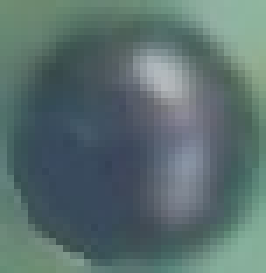
#> input picture perfectswish/object_detection/balls_for_template_matching/black_ball_color_template.jpg, 38 x 39 px, found by its file name (shown 7 times larger)
$ python detect_balls.py
#> lines starting #> are read from the running program, lines starting #| are printed output that depends on the picture; pictures that were not available may be replaced by others from this repository, and a replacement may not be noted
### perfectswish/image_transformation/image_processing.py
from dataclasses import dataclass

import cv2
import numpy as np
from typing import Union, Tuple, List
from perfectswish.settings import BOARD_BASE_HEIGHT, BOARD_BASE_WIDTH, RESOLUTION_FACTOR

from cv2 import Mat

Image = Union[Mat, np.ndarray]


class Ball:
    # [5 lines left out: function __init__, not called in this run]


@dataclass
class Board:
    width: int
    height: int

def find_board():
    # finds board
    return Board(BOARD_BASE_WIDTH * RESOLUTION_FACTOR, BOARD_BASE_HEIGHT * RESOLUTION_FACTOR)

def transform_board(image, rect):
    # Get the coordinates of the corners of the board
    x1, y1, x2, y2, x3, y3, x4, y4 = rect[0][0], rect[0][1], rect[1][0], rect[1][1], rect[2][0], rect[2][1], rect[3][0], rect[3][1]

    # Set the target size for the new image
    target_width = BOARD_BASE_WIDTH * RESOLUTION_FACTOR
    target_height = BOARD_BASE_HEIGHT * RESOLUTION_FACTOR

    # Define the new coordinates of the corners in the new image
    new_rect = np.array([[0, 0], [target_width, 0], [target_width, target_height], [0, target_height]],
                        dtype=np.float32)

    # Calculate the perspective transformation matrix
    matrix = cv2.getPerspectiveTransform(np.array([[x1, y1], [x2, y2], [x3, y3], [x4, y4]], dtype=np.float32), new_rect)

    # Apply the perspective transformation to the original image
    transformed_image = cv2.warpPerspective(image, matrix, (target_width, target_height))

    return transformed_image


# [79 lines left out: functions transform_cue, transform_point, generate_projection, show_image, main, not called in this run]


# [4 lines that do not run on import are left out]

### perfectswish/object_detection/detect_cuestick.py
import cv2
from cv2 import aruco
import numpy as np
import matplotlib.pyplot as plt
from perfectswish.image_transformation.image_processing import transform_board, transform_point

# %%
OFFSET = 3
marker_dict = aruco.getPredefinedDictionary(aruco.DICT_ARUCO_ORIGINAL)
param_markers = aruco.DetectorParameters()
detector = cv2.aruco.ArucoDetector(marker_dict, param_markers)

MARKER_SIZE = 400


# [21 lines left out: function save_aruco_markers, not called in this run]


class CueStickBuffer:
    # [5 lines left out: function __init__, not called in this run]

    def __add_gaussian(self, cues_frame: np.array, cue):
        pass


class CuestickDetector:
    def __init__(self, fiducial_to_stickend_ratio=4 / 9, back_fiducial_id=3, front_fiducial_id=4):
        self.marker_dict = marker_dict
        self.param_markers = aruco.DetectorParameters()
        self.detector = cv2.aruco.ArucoDetector(self.marker_dict, self.param_markers)
        self.fiducial_to_stickend_ratio = fiducial_to_stickend_ratio
        self.back_fiducial_id = back_fiducial_id
        self.front_fiducial_id = front_fiducial_id
        self.back_fiducial_center_coords = None
        self.front_fiducial_center_coords = None


    # [38 lines left out: function detect_cuestick_outside, not called in this run]


    def detect_cuestick(self, frame, return_corners=False, debug=False):
        gray_frame = cv2.cvtColor(frame, cv2.COLOR_BGR2GRAY)
        marker_corners, marker_IDs, reject = self.detector.detectMarkers(gray_frame)
        if marker_corners:
            back_fiducial_center = None
            front_fiducial_center = None
            for ids, corners in zip(marker_IDs, marker_corners):
                corners = corners.reshape(4, 2)
                corners = corners.astype(int)
                if ids[0] == self.back_fiducial_id:
                    back_fiducial_center = np.mean(corners, axis=0)
                elif ids[0] == self.front_fiducial_id:
                    front_fiducial_center = np.mean(corners, axis=0)
            if back_fiducial_center is not None and front_fiducial_center is not None:
                self.back_fiducial_center_coords = back_fiducial_center
                self.front_fiducial_center_coords = front_fiducial_center
        if self.back_fiducial_center_coords is None or self.front_fiducial_center_coords is None:
            if debug:
                return None, None, None, None, None
            return None, None, None
        stickend = self.back_fiducial_center_coords * (
                self.fiducial_to_stickend_ratio + 1) - self.front_fiducial_center_coords * self.fiducial_to_stickend_ratio
        if return_corners:
            return stickend, self.back_fiducial_center_coords, self.front_fiducial_center_coords, marker_corners
        if debug:
            return stickend, self.back_fiducial_center_coords, self.front_fiducial_center_coords, marker_corners, marker_IDs
        return stickend, self.back_fiducial_center_coords, self.front_fiducial_center_coords


    # [37 lines left out: functions cover_aruco_markers, draw_cuestick, not called in this run]


# [15 lines that do not run on import are left out]

# if __name__ == '__main__':
#     save_aruco_markers(n=4, filename="large_markers")
#

### perfectswish/object_detection/detect_balls.py
from time import time

import cv2
import numpy as np
import matplotlib.pyplot as plt

from perfectswish.object_detection.detect_cuestick import CuestickDetector
from perfectswish.utils import webcam
from perfectswish.utils.frame_buffer import FrameBuffer
from perfectswish.utils.utils import Colors, show_im
from perfectswish.image_transformation.image_processing import transform_board


def timer_func(func):
    # This function shows the execution time of
    # the function object passed
    def wrap_func(*args, **kwargs):
        t1 = time()
        result = func(*args, **kwargs)
        t2 = time()
        # print(f'Function {func.__name__!r} executed in {(t2 - t1):.4f}s')
        return result

    return wrap_func


black_ball_temp = cv2.imread(r"perfectswish/object_detection/balls_for_template_matching/black_ball_color_template.jpg")
#> black_ball_temp is the input picture: shape (39, 38, 3); mean B, G, R 110.7, 111.2, 90
secondary_black_ball_temp = cv2.imread(
    r"perfectswish/object_detection/balls_for_template_matching/secondary_black_ball_color_template.jpg")
white_ball_temp = cv2.imread(r"perfectswish/object_detection/balls_for_template_matching/white_ball_color_template.jpg")
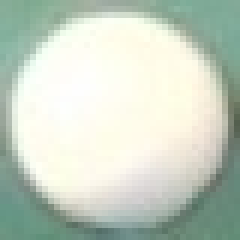
#> input picture perfectswish/object_detection/balls_for_template_matching/white_ball_color_template.jpg, 40 x 40 px, found by its file name (shown 6 times larger)
#> white_ball_temp is the input picture: shape (40, 40, 3); mean B, G, R 195.1, 209.3, 198.7


# [17 lines left out: functions draw_circles, remove_fiducials, not called in this run]


import copy


def remove_green(image, new_color=Colors.BLACK):
    hsv = cv2.cvtColor(image, cv2.COLOR_BGR2HSV)
    lower_green = np.array([35, 0, 0])
    upper_green = np.array([90, 255, 255])
    mask = cv2.inRange(hsv, lower_green, upper_green)
    image[mask == 255] = new_color
    return image


# for every white pixel, set the pixel to the average of the surrounding pixels
# TODO this is a very naive implementation, it can be improved
# [6 lines left out: function remove_white, not called in this run]


def bilateral_filter(image):
    return cv2.bilateralFilter(image, 9, 1, 200)


def canny_edge_detection(image):
    return cv2.Canny(image, 300, 400)


def hough_circles(image, min_radius, max_radius, min_dist, param1, param2):
    circles = cv2.HoughCircles(image, cv2.HOUGH_GRADIENT, 1.5, min_dist, param1=param1, param2=param2,
                               minRadius=min_radius, maxRadius=max_radius)
    return circles


# [68 lines left out: functions find_balls, draw_black_and_white_balls, draw_intermediate_images, gamma_correction, not called in this run]


def find_black_ball(image, black_ball_template=black_ball_temp,
                    secondary_black_ball_template=secondary_black_ball_temp):
    res = cv2.matchTemplate(image, black_ball_template, cv2.TM_CCOEFF_NORMED)
    # theres only one black ball in the image so we can just take the max value
    min_val, max_val, min_loc, max_loc = cv2.minMaxLoc(res)

    if max_val < 0.4:
        # try the second template
        res = cv2.matchTemplate(image, secondary_black_ball_template, cv2.TM_CCOEFF_NORMED)
        min_val, max_val, min_loc, max_loc = cv2.minMaxLoc(res)
    # correct the max location
    max_loc = (max_loc[0] + black_ball_template.shape[1] // 2, max_loc[1] + black_ball_template.shape[0] // 2)
    # draw a circle around the black ball
    return max_loc


def find_white_ball(image, white_ball_template=white_ball_temp):
    res = cv2.matchTemplate(image, white_ball_template, cv2.TM_CCOEFF_NORMED)

    min_val, max_val, min_loc, max_loc = cv2.minMaxLoc(res)

    max_loc = (max_loc[0] + white_ball_template.shape[1] // 2, max_loc[1] + white_ball_template.shape[0] // 2)
    cv2.circle(image, max_loc, 30, (0, 255, 0), 3)
    return max_loc


class BallBuffer:
    # the main idea is to add a gaussian to the buffer for every ball detected, like a probability space. then we can
    # take local maximas of the buffers sum to get the most probable location of the balls
    def __init__(self, buffer_size):
        self.buffer_size = buffer_size
        self.shape = (1800, 900)
        self.balls_images_queue = np.zeros((1800, 900, buffer_size),
                                           dtype=np.uint8)  # the dimensions dont matter here if its larger than the image

    def __add_gaussian(self, balls_frame: np.array, ball, radius=31):
        x, y = ball
        blank_image = np.zeros_like(balls_frame)
        cv2.circle(blank_image, (x, y), 3, 255, -1)
        gaussian = cv2.GaussianBlur(blank_image, (radius, radius), sigmaX=0)

        # add the gaussian to the frame
        balls_frame = cv2.addWeighted(balls_frame, 1, gaussian, 1, 0)
        return balls_frame

    @timer_func
    def add_balls(self, balls):
        balls_frame = np.zeros(self.shape, dtype=np.uint8)
        for ball in balls:
            balls_frame = self.__add_gaussian(balls_frame, ball)

        # move the queue back by one, and add the new frame
        self.balls_images_queue[:, :, :-1] = self.balls_images_queue[:, :, 1:]
        self.balls_images_queue[:, :, -1] = balls_frame

    def __get_maximas(self, image):

        mask = np.where(image > 25, 1, 0)  # thresholded at 30
        image = image * mask

        # gaussian filter the image
        image = cv2.GaussianBlur(image, (9, 9), 0)

        # now find local maximas using a maximum filter
        maxima = cv2.dilate(image, np.ones((9, 9)))
        local_maximums = np.where((image == maxima) & (image > 0))
        if local_maximums[0].size == 0:
            return np.array([])
        return np.array(list(zip(local_maximums[1], local_maximums[0])))

    @timer_func
    def get_likely_balls(self):
        sum_of_frames = np.average(self.balls_images_queue, axis=2)
        # get the local maximas
        maximas = self.__get_maximas(sum_of_frames)
        if maximas is not None:
            return maximas
        return np.array([])


class BallDetector:
    def __init__(self, back_fiducial_id, front_fiducial_id, buffer_size=10):
        self.fiducial_detector = CuestickDetector(back_fiducial_id=back_fiducial_id,
                                                  front_fiducial_id=front_fiducial_id)
        self.balls_buffer = BallBuffer(buffer_size)

    def remove_fiducials(self, image):
        cuestick = self.fiducial_detector.detect_cuestick(image)
        if cuestick[0] is not None:
            stickend, back_fiducial_center, front_fiducial_center = cuestick
            image_copy = image.copy()
            cv2.circle(image_copy, tuple(np.int32(back_fiducial_center)), 70, (150, 200, 100), -1)
            cv2.circle(image_copy, tuple(np.int32(front_fiducial_center)), 70, (150, 200, 100), -1)
            return image_copy
        return image

    @timer_func
    def detect_balls(self, image):

        # remove the fiducials
        image = self.remove_fiducials(image)

        # find the black and white ball seperately:
        white_ball = find_white_ball(image, white_ball_temp)
        black_ball = find_black_ball(image, black_ball_temp)

        # Remove green from the image
        no_green_ = remove_green(image, new_color=Colors.GREEN)
        # Apply bilateral filter
        bilat_ = bilateral_filter(no_green_)
        # Apply canny edge detection
        canny_ = canny_edge_detection(bilat_)
        # Apply hough circles
        circles = hough_circles(canny_, 15, 30, 20, 50, 30)

        circles = self.change_circles_format(circles)

        try:
            circles = np.vstack([circles, white_ball])
            circles = np.vstack([circles, black_ball])
        except:
            pass
        # if circles is not empty:
        if circles is not None:
            circles = np.unique(circles, axis=0)
            self.balls_buffer.add_balls(circles)
        return self.balls_buffer.get_likely_balls()

    def change_circles_format(self, circles):
        if circles is not None:
            circles = np.int32(circles[0, :][:, :2])
        return circles


if __name__ == '__main__':
    # load the video
    cap = cv2.VideoCapture("perfectswish/object_detection/detect_objects_test_images/newest_test_video.mp4")
    # cap = webcam.initialize_webcam(1)

    rect = [(36, 931), (60, 79), (1754, 108), (1735, 970)]

    balls_finder = BallDetector(3, 4, buffer_size=10)
    ret, frame = cap.read()
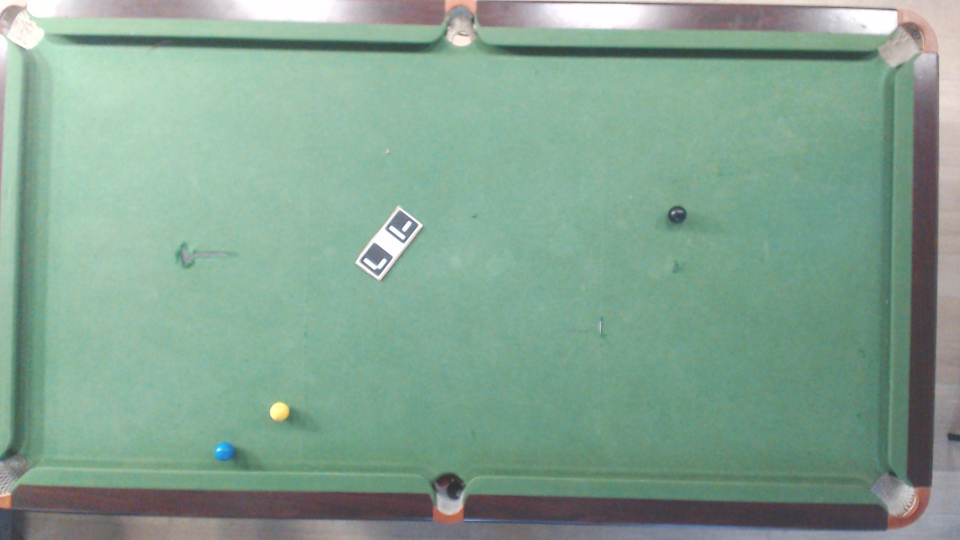
#> input picture perfectswish/object_detection/black_ball_img.jpg, 1920 x 1080 px, given in place of newest_test_video.mp4, which was not available (shown at 1/2 size)
#> frame is the input picture: shape (1080, 1920, 3); mean B, G, R 145.7, 163.3, 131.7
    # save this frame
    for i in range(500):
        ret, frame = cap.read()
        if not ret:
            break
        cropped_image = transform_board(frame, rect)
        cv2.imwrite("balls_for_template_matching/first_frame.jpg", cropped_image)
        # cropped_image = frame
        likely_balls = balls_finder.detect_balls(cropped_image)
        image = cropped_image.copy()
        for ball in likely_balls:
            cv2.circle(image, ball, 30, (0, 255, 0), 3)

        # draw the black and white balls
        black_ball = find_black_ball(cropped_image, black_ball_temp)
        white_ball = find_white_ball(cropped_image, white_ball_temp)
        cv2.circle(image, black_ball, 30, (0, 0, 0), 3)
        cv2.circle(image, white_ball, 30, (255, 255, 255), 3)

        print(f"new frame {i}")
        # resize

        image = cv2.resize(image, (400, 800))
        cv2.imshow("balls", image)
        cropped_copy = copy.deepcopy(cropped_image)
        if cv2.waitKey(1) & 0xFF == ord('d'):
            # show the intermediates
            intermediates = draw_intermediate_images(
                bilateral_filter(remove_green(cropped_image, new_color=Colors.BLACK)),
                canny_edge_detection(bilateral_filter(remove_green(cropped_image, new_color=Colors.BLACK))),
                remove_fiducials(cropped_copy, 3, 4),
                remove_green(remove_fiducials(cropped_copy, 3, 4), new_color=Colors.GREEN))
            show_im(intermediates)
            continue

        if cv2.waitKey(1) & 0xFF == ord('s'):
            for j in range(10):
                ret, frame = cap.read()

        if cv2.waitKey(1) & 0xFF == ord('q'):
            break
#> this loop made 1 pass; (key q is pressed on pass 1)
#> pass 1, in transform_board, `transformed_image = cv2.warpPerspective(image, matrix, (target_width, ..`:
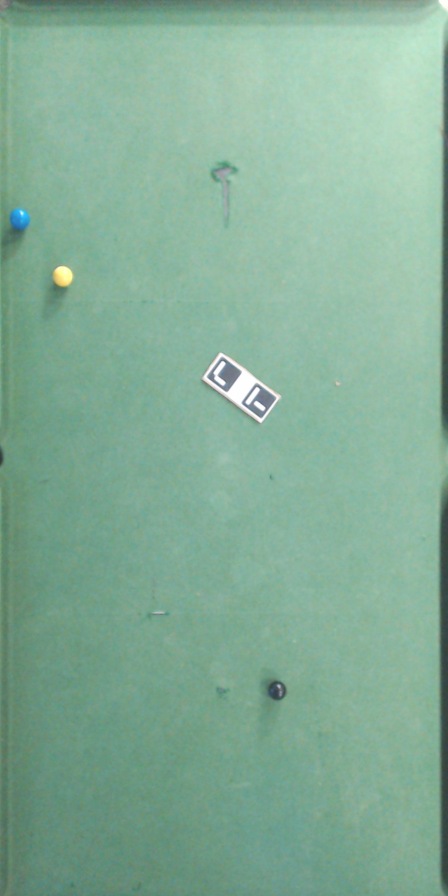
#> transformed_image: shape (1792, 896, 3) (shown at 1/2 size); mean B, G, R 151.2, 173.6, 132
#> pass 1, in detect_cuestick, `gray_frame = cv2.cvtColor(frame, cv2.COLOR_BGR2GRAY)`:
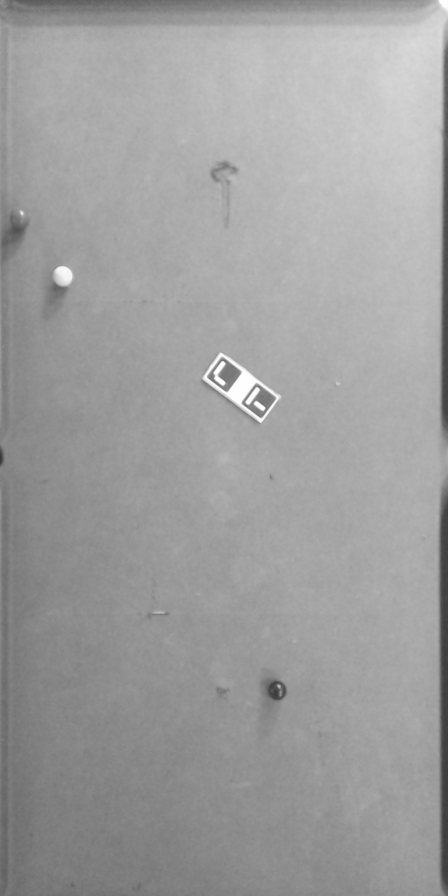
#> gray_frame: shape (1792, 896) (shown at 1/2 size); min 53, max 255, mean 158.6
#> pass 1, in find_white_ball, `res = cv2.matchTemplate(image, white_ball_template, cv2.TM_CCOEFF_NORM..`:
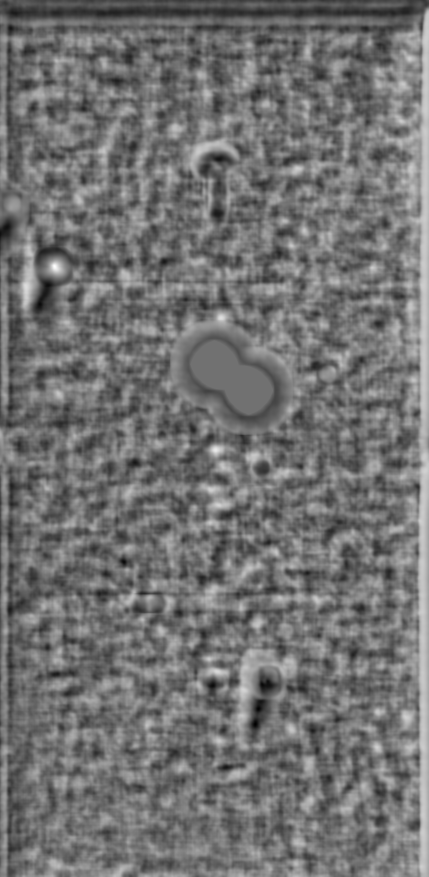
#> res: shape (1753, 857) float32 (shown at 1/2 size); min -0.59, max 0.741, mean 0.00658; drawn with min black and max white
#> after the loop:
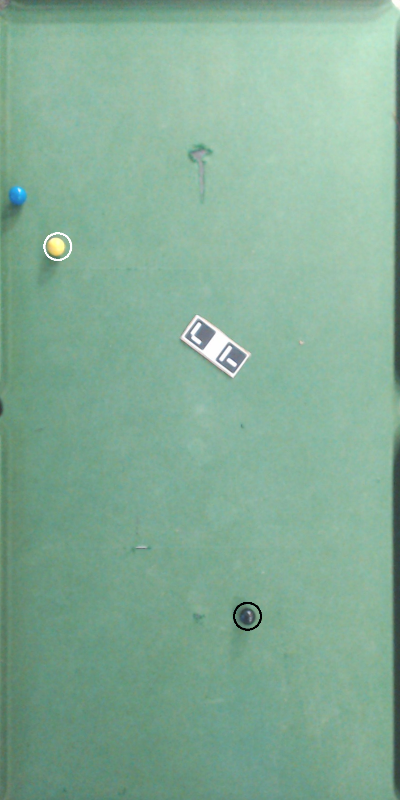
#> image: shape (800, 400, 3); mean B, G, R 151.1, 173.5, 131.9

    cap.release()
# [34 lines of commented-out code are left out]
